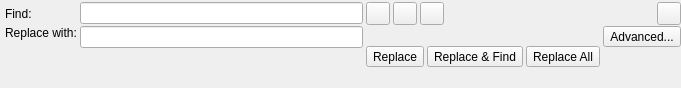
<?xml version="1.0" encoding="UTF-8"?>
<ui version="4.0">
 <class>Core::Internal::FindWidget</class>
 <widget class="QWidget" name="Core::Internal::FindWidget">
  <property name="geometry">
   <rect>
    <x>0</x>
    <y>0</y>
    <width>681</width>
    <height>88</height>
   </rect>
  </property>
  <property name="windowTitle">
   <string>Find</string>
  </property>
  <layout class="QGridLayout" name="mainLayout">
   <property name="leftMargin">
    <number>5</number>
   </property>
   <property name="topMargin">
    <number>2</number>
   </property>
   <property name="rightMargin">
    <number>0</number>
   </property>
   <property name="bottomMargin">
    <number>1</number>
   </property>
   <property name="horizontalSpacing">
    <number>3</number>
   </property>
   <property name="verticalSpacing">
    <number>1</number>
   </property>
   <item row="0" column="0">
    <widget class="QLabel" name="findLabel">
     <property name="text">
      <string>Find:</string>
     </property>
    </widget>
   </item>
   <item row="0" column="1">
    <widget class="Utils::FancyLineEdit" name="findEdit">
     <property name="minimumSize">
      <size>
       <width>100</width>
       <height>0</height>
      </size>
     </property>
    </widget>
   </item>
   <item row="0" column="2">
    <widget class="QWidget" name="findButtonsWidget" native="true">
     <layout class="QHBoxLayout" name="findButtonLayout">
      <property name="spacing">
       <number>3</number>
      </property>
      <property name="leftMargin">
       <number>0</number>
      </property>
      <property name="topMargin">
       <number>0</number>
      </property>
      <property name="rightMargin">
       <number>0</number>
      </property>
      <property name="bottomMargin">
       <number>0</number>
      </property>
      <item>
       <widget class="QToolButton" name="findPreviousButton"/>
      </item>
      <item>
       <widget class="QToolButton" name="findNextButton"/>
      </item>
      <item>
       <widget class="QToolButton" name="selectAllButton">
        <property name="text">
         <string/>
        </property>
       </widget>
      </item>
      <item>
       <spacer name="horizontalSpacer">
        <property name="orientation">
         <enum>Qt::Horizontal</enum>
        </property>
        <property name="sizeHint" stdset="0">
         <size>
          <width>40</width>
          <height>0</height>
         </size>
        </property>
       </spacer>
      </item>
      <item>
       <widget class="QToolButton" name="close"/>
      </item>
     </layout>
    </widget>
   </item>
   <item row="1" column="0">
    <layout class="QVBoxLayout" name="verticalLayout_2">
     <property name="spacing">
      <number>0</number>
     </property>
     <item>
      <widget class="QLabel" name="replaceLabel">
       <property name="text">
        <string>Replace with:</string>
       </property>
      </widget>
     </item>
     <item>
      <spacer name="verticalSpacer_2">
       <property name="orientation">
        <enum>Qt::Vertical</enum>
       </property>
       <property name="sizeHint" stdset="0">
        <size>
         <width>0</width>
         <height>0</height>
        </size>
       </property>
      </spacer>
     </item>
    </layout>
   </item>
   <item row="1" column="1">
    <layout class="QVBoxLayout" name="verticalLayout">
     <property name="spacing">
      <number>0</number>
     </property>
     <item>
      <widget class="Utils::FancyLineEdit" name="replaceEdit">
       <property name="minimumSize">
        <size>
         <width>100</width>
         <height>0</height>
        </size>
       </property>
      </widget>
     </item>
     <item>
      <spacer name="verticalSpacer">
       <property name="orientation">
        <enum>Qt::Vertical</enum>
       </property>
       <property name="sizeHint" stdset="0">
        <size>
         <width>0</width>
         <height>0</height>
        </size>
       </property>
      </spacer>
     </item>
    </layout>
   </item>
   <item row="1" column="2">
    <layout class="QGridLayout" name="gridLayout">
     <property name="horizontalSpacing">
      <number>3</number>
     </property>
     <property name="verticalSpacing">
      <number>0</number>
     </property>
     <item row="0" column="0">
      <widget class="QWidget" name="replaceButtonsWidget" native="true">
       <property name="sizePolicy">
        <sizepolicy hsizetype="Expanding" vsizetype="Preferred">
         <horstretch>0</horstretch>
         <verstretch>0</verstretch>
        </sizepolicy>
       </property>
       <layout class="QHBoxLayout" name="replaceButtonsLayout">
        <property name="spacing">
         <number>3</number>
        </property>
        <property name="leftMargin">
         <number>0</number>
        </property>
        <property name="topMargin">
         <number>0</number>
        </property>
        <property name="rightMargin">
         <number>0</number>
        </property>
        <property name="bottomMargin">
         <number>0</number>
        </property>
        <item>
         <widget class="QToolButton" name="replaceButton">
          <property name="text">
           <string>Replace</string>
          </property>
          <property name="toolButtonStyle">
           <enum>Qt::ToolButtonTextOnly</enum>
          </property>
          <property name="arrowType">
           <enum>Qt::LeftArrow</enum>
          </property>
         </widget>
        </item>
        <item>
         <widget class="QToolButton" name="replaceNextButton">
          <property name="font">
           <font/>
          </property>
          <property name="text">
           <string>Replace &amp;&amp; Find</string>
          </property>
          <property name="toolButtonStyle">
           <enum>Qt::ToolButtonTextOnly</enum>
          </property>
          <property name="arrowType">
           <enum>Qt::RightArrow</enum>
          </property>
         </widget>
        </item>
        <item>
         <widget class="QToolButton" name="replaceAllButton">
          <property name="font">
           <font/>
          </property>
          <property name="text">
           <string>Replace All</string>
          </property>
          <property name="toolButtonStyle">
           <enum>Qt::ToolButtonTextOnly</enum>
          </property>
         </widget>
        </item>
       </layout>
      </widget>
     </item>
     <item row="0" column="1">
      <layout class="QVBoxLayout" name="verticalLayout_3">
       <property name="spacing">
        <number>0</number>
       </property>
       <item>
        <widget class="QToolButton" name="advancedButton">
         <property name="text">
          <string>Advanced...</string>
         </property>
         <property name="toolButtonStyle">
          <enum>Qt::ToolButtonTextOnly</enum>
         </property>
        </widget>
       </item>
       <item>
        <spacer name="verticalSpacer_3">
         <property name="orientation">
          <enum>Qt::Vertical</enum>
         </property>
         <property name="sizeHint" stdset="0">
          <size>
           <width>0</width>
           <height>0</height>
          </size>
         </property>
        </spacer>
       </item>
      </layout>
     </item>
    </layout>
   </item>
  </layout>
 </widget>
 <customwidgets>
  <customwidget>
   <class>Utils::FancyLineEdit</class>
   <extends>QLineEdit</extends>
   <header location="global">utils/fancylineedit.h</header>
  </customwidget>
 </customwidgets>
 <tabstops>
  <tabstop>findEdit</tabstop>
  <tabstop>replaceEdit</tabstop>
  <tabstop>findPreviousButton</tabstop>
  <tabstop>findNextButton</tabstop>
  <tabstop>replaceButton</tabstop>
  <tabstop>replaceNextButton</tabstop>
  <tabstop>replaceAllButton</tabstop>
  <tabstop>advancedButton</tabstop>
  <tabstop>close</tabstop>
 </tabstops>
 <resources/>
 <connections/>
</ui>
